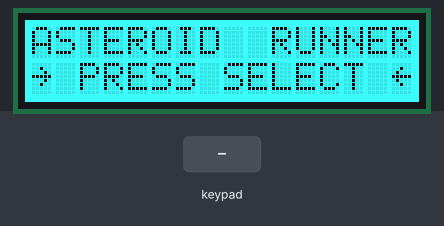
Simulated run of this sketch. Board: Arduino Uno, built with avr-gcc and run on an emulated ATmega328P. Shown: 16×2 character LCD. The inputs (shaded band) are chosen by the test bench. Random numbers use the default seed unless the sketch sets one.

Above: at 1.3 s.
1.4 s: key 'S' pressed
At 2.4 s:
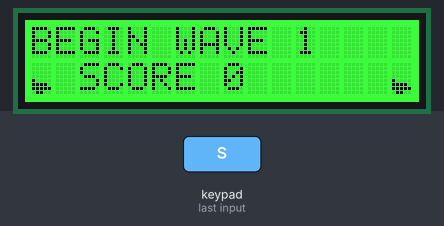
6.1 s: key 'D' pressed
At 6.62 s:
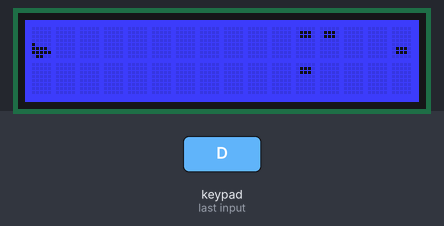
8.5 s: key 'U' pressed
At 8.95 s:
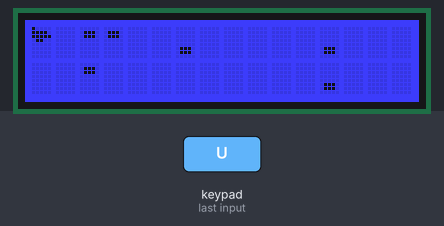
10.8 s: key 'D' pressed
At 11.27 s:
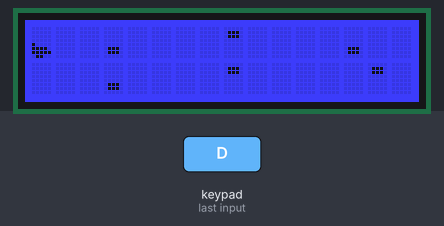
13.1 s: key 'U' pressed
At 13.6 s:
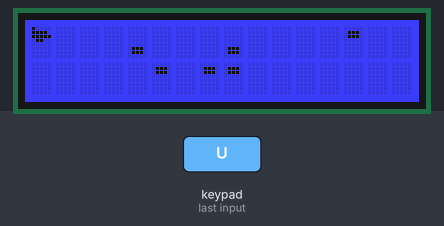
15.4 s: key 'D' pressed
At 18.2 s:
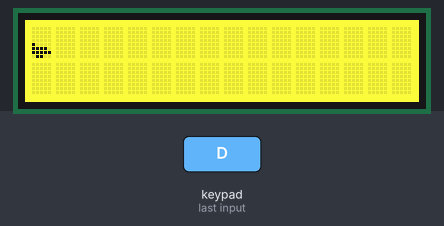
Timing chart, 0 to 19.7 s (numbered marks = the images above; inputs shaded):
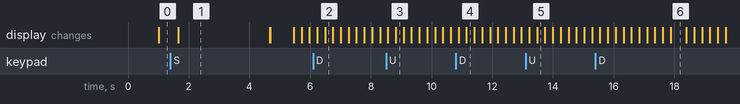

Measured:
- what the display in image 1 shows lasts 3.1 s, from 1.6 s to 4.7 s

The sketch:

AsteroidRunner.ino
```cpp
// (licence header left out)
#include <Wire.h>
#include <Adafruit_MCP23017.h>
#include <Adafruit_RGBLCDShield.h>

//! The current state.
void (*state)() = NULL;

//! The state that the game was in prior to the current state.
void (*last_state)() = NULL;

//! The time in milliseconds since the last state change.
unsigned long last_state_change_time;

//! The current time in milliseconds since boot.
unsigned long time;

//! The bitmask of currently clicked buttons.
uint8_t clicked_buttons;

//! The array of asteroids.
uint8_t asteroids[40];

//! The amount of shield power left.
uint8_t shield_power;

//! The current wave / diffuculty level.
uint8_t wave;

//! The current score.
long score;

//! The column being generated.
uint8_t render_col = 16;

//! The player column.
uint8_t player_col = 0;

//! The player row.
uint8_t player_row = 0;

//! The last render timestamp.
long last_render = 0;

//! The LCD display object.
Adafruit_RGBLCDShield lcd = Adafruit_RGBLCDShield();

//! Enum of backlight colors.
enum BackLightColor { RED=0x1, YELLOW=0x3, GREEN=0x2, TEAL=0x6, BLUE=0x4, VIOLET=0x5, WHITE=0x7 };

//! Array of custom bitmap sprites.
/*!
  Custom sprites created using: http://www.quinapalus.com/hd44780udg.html
*/
byte sprites[7][8] =
{ { 0x00,0x0e,0x0e,0x00,0x00,0x00,0x00,0x00 }, // top asteroid
  { 0x00,0x00,0x00,0x00,0x00,0x0e,0x0e,0x00 }, // bottom asteroid
  { 0x00,0x0e,0x0e,0x00,0x00,0x0e,0x0e,0x00 }, // top & bottom asteroid

  { 0x10,0x1e,0x1f,0x0c,0x00,0x00,0x00,0x00 }, // top ship
  { 0x00,0x00,0x00,0x00,0x10,0x1e,0x1f,0x0c }, // bottom ship
  { 0x10,0x1e,0x1f,0x0c,0x00,0x0e,0x0e,0x00 }, // top ship / bottom asteroid
  { 0x00,0x0e,0x0e,0x00,0x10,0x1e,0x1f,0x0c }, // bottom ship / top asteroid
};

//! Index into the bitmap array for the top asteroid sprite.
const int TOP_ASTEROID_SPRITE_IDX = 0;

//! Index into the bitmap array for the bottom asteroid sprite.
const int BOTTOM_ASTEROID_SPRITE_IDX = 1;

//! Index into the bitmap array for the top & bottom asteroid sprite.
const int TOP_BOTTOM_ASTEROID_SPRITE_IDX = 2;

//! Index into the bitmap array for the top ship sprite.
const int TOP_SHIP_SPRITE_IDX = 3;

//! Index into the bitmap array for the bottom ship sprite.
const int BOTTOM_SHIP_SPRITE_IDX = 4;

//! Index into the bitmap array for the top ship / bottom asteroid sprite.
const int TOP_SHIP_BOTTOM_ASTEROID_SPRITE_IDX = 5;

//! Index into the bitmap array for the bottom ship / top asteroid sprite.
const int BOTTOM_SHIP_TOP_ASTEROID_SPRITE_IDX = 6;

//! Perform one time setup for the game and put the game in the splash screen state.
void setup() {
  // LCD has 16 columns & 2 rows
  lcd.begin(16, 2);

  // Define custom sprites
  lcd.createChar(TOP_ASTEROID_SPRITE_IDX, sprites[TOP_ASTEROID_SPRITE_IDX]);
  lcd.createChar(BOTTOM_ASTEROID_SPRITE_IDX, sprites[BOTTOM_ASTEROID_SPRITE_IDX]);
  lcd.createChar(TOP_BOTTOM_ASTEROID_SPRITE_IDX, sprites[TOP_BOTTOM_ASTEROID_SPRITE_IDX]);
  lcd.createChar(TOP_SHIP_SPRITE_IDX, sprites[TOP_SHIP_SPRITE_IDX]);
  lcd.createChar(BOTTOM_SHIP_SPRITE_IDX, sprites[BOTTOM_SHIP_SPRITE_IDX]);
  lcd.createChar(TOP_SHIP_BOTTOM_ASTEROID_SPRITE_IDX, sprites[TOP_SHIP_BOTTOM_ASTEROID_SPRITE_IDX]);
  lcd.createChar(BOTTOM_SHIP_TOP_ASTEROID_SPRITE_IDX, sprites[BOTTOM_SHIP_TOP_ASTEROID_SPRITE_IDX]);

  // Use Pin 0 to seed the random number generator
  randomSeed(analogRead(0));

  // Initial game state
  state = begin_splash_screen;
}

//! Main loop of execution.
void loop() {
  time = millis();

  // Record time of state change so animations
  // know when to stop
  if (last_state != state) {
    last_state = state;
    last_state_change_time = time;
  }

  // Read in which buttons were clicked
  read_button_clicks();

  // Call current state function
  state();

  delay(10);
}

// -------------------------------------------------------------------------------
// Common functions
// -------------------------------------------------------------------------------

//! Return a bitmask of clicked buttons.
/*!
  Examine the bitmask of buttons which are currently pressed and compare against
  the bitmask of which buttons were pressed last time the function was called.
  If a button transitions from pressed to released, return it in the bitmask.

  \return the bitmask of clicked buttons
*/
void read_button_clicks() {
  static uint8_t last_buttons = 0;

  uint8_t buttons = lcd.readButtons();
  clicked_buttons = (last_buttons ^ buttons) & (~buttons);
  last_buttons = buttons;
}

//! Draw a standard screen for wave begin / end & game over
void draw_game_screen(uint8_t backlight, __FlashStringHelper *message, boolean print_wave) {
  lcd.clear();
  lcd.setBacklight(backlight);
  lcd.setCursor(0, 0);
  lcd.print(message);
  if (print_wave) {
    lcd.print(wave);
  }
  lcd.setCursor(0, 1);
  lcd.write(BOTTOM_SHIP_SPRITE_IDX);
  lcd.setCursor(15, 1);
  lcd.write(BOTTOM_SHIP_SPRITE_IDX);
  lcd.setCursor(2, 1);
  lcd.print(F("SCORE "));
  lcd.print(score);
}

// -------------------------------------------------------------------------------
// Game start states / functions
// -------------------------------------------------------------------------------

void begin_splash_screen() {
  lcd.clear();
  lcd.setBacklight(TEAL);
  lcd.print(F("ASTEROID  RUNNER"));

  state = animate_splash_screen;
}

void animate_splash_screen() {
  static boolean blink = true;
  static unsigned long last_blink_time;

  if (time - last_blink_time >= 1000) {
    lcd.setCursor(0, 1);
    if (blink) {
      lcd.write(0x7E);
      lcd.print(F(" PRESS SELECT "));
      lcd.write(0x7F);
    } else {
      lcd.print(F("                "));
    }
    blink = !blink;
    last_blink_time = time;
  }

  if (clicked_buttons & BUTTON_SELECT) {
    state = start_game;
  }
}

void start_game() {
  // Reset game state
  score = 0;
  wave = 1;

  state = begin_wave;
}

// -------------------------------------------------------------------------------
// Wave Transition States
// -------------------------------------------------------------------------------

void begin_wave() {
  draw_game_screen(GREEN, F("BEGIN WAVE "), true);

  // Clear the array of asteroid values
  memset(asteroids, 0, 40);

  // Reset wave state.
  shield_power = 10;
  render_col = 16;
  player_col = 0;
  player_row = 0;
  last_render = 0;

  state = begin_wave_delay;
}

void begin_wave_delay() {
  if (time - last_state_change_time >= 3000) {
    lcd.clear();
    state = play_game;
  }
}

void end_wave() {
  score += shield_power * 10;

  draw_game_screen(GREEN, F("END WAVE "), true);

  state = end_wave_delay;
}

void end_wave_delay() {
  if (time - last_state_change_time >= 3000) {
    wave++;
    state = begin_wave;
  }
}

// -------------------------------------------------------------------------------
// Main Game Loop State
// -------------------------------------------------------------------------------

void play_game() {
  if (time - last_render >= 250) {
    if (shield_power > 6) {
      lcd.setBacklight(BLUE);
    } else if (shield_power > 3) {
      lcd.setBacklight(YELLOW);
    } else {
      lcd.setBacklight(RED);
    }

    render_col = (render_col < 39) ? render_col + 1 : 0;

    asteroids[render_col] = 0;
    for (int i=0; i<2; i++) {
      lcd.setCursor(render_col, i);
      uint8_t asteroid_type = 13 - wave;
      asteroid_type = (asteroid_type < 3) ? 3 : asteroid_type;

      switch (random(asteroid_type)) {
        case 0:
          lcd.write(TOP_ASTEROID_SPRITE_IDX);
          asteroids[render_col] |= (0x01 << (i * 2));
          break;
        case 1:
          lcd.write(BOTTOM_ASTEROID_SPRITE_IDX);
          asteroids[render_col] |= (0x02 << (i * 2));
          break;
        case 2:
          if (wave > 5) {
            lcd.write(TOP_BOTTOM_ASTEROID_SPRITE_IDX);
            asteroids[render_col] |= (0x03 << (i * 2));
          } else {
            lcd.print(' ');
          }
          break;
        default:
          lcd.print(' ');
          break;
      }

      score++;
    }
    lcd.scrollDisplayLeft();

    player_col = (player_col < 39) ? player_col + 1 : 0;
    lcd.setCursor(player_col, player_row / 2);
    if (player_row % 2 == 0) {
      if (asteroids[player_col] & (0x02 << (player_row / 2 * 2))) {
        lcd.write(TOP_SHIP_BOTTOM_ASTEROID_SPRITE_IDX);
      } else {
        lcd.write(TOP_SHIP_SPRITE_IDX);
      }

      // Check for collisions.
      if (asteroids[player_col] & (0x01 << (player_row / 2 * 2))) {
        lcd.setBacklight(RED);

        if (shield_power == 0) {
          state = game_over;
        } else {
          shield_power--;
        }
      }
    } else {
      if (asteroids[player_col] & (0x01 << (player_row / 2 * 2))) {
        lcd.write(BOTTOM_SHIP_TOP_ASTEROID_SPRITE_IDX);
      } else {
        lcd.write(BOTTOM_SHIP_SPRITE_IDX);
      }

      // Check for collisions.
      if (asteroids[player_col] & (0x02 << (player_row / 2 * 2))) {
        lcd.setBacklight(RED);

        if (shield_power == 0) {
          state = game_over;
        } else {
          shield_power--;
        }
      }
    }

    last_render = time;
  }

  if (clicked_buttons & BUTTON_UP) {
    player_row = (player_row > 0) ? player_row - 1 : 0;
  }
  if (clicked_buttons & BUTTON_DOWN) {
    player_row = (player_row < 3) ? player_row + 1 : 3;
  }

  if (score % 500 == 0) {
    state = end_wave;
  }
}

// -------------------------------------------------------------------------------
// Game over states / functions
// -------------------------------------------------------------------------------

void game_over() {
  draw_game_screen(RED, F("GAME OVER"), false);

  state = game_over_delay;
}

void game_over_delay() {
  if (time - last_state_change_time >= 5000) {
    state = begin_splash_screen;
  }
}
```
